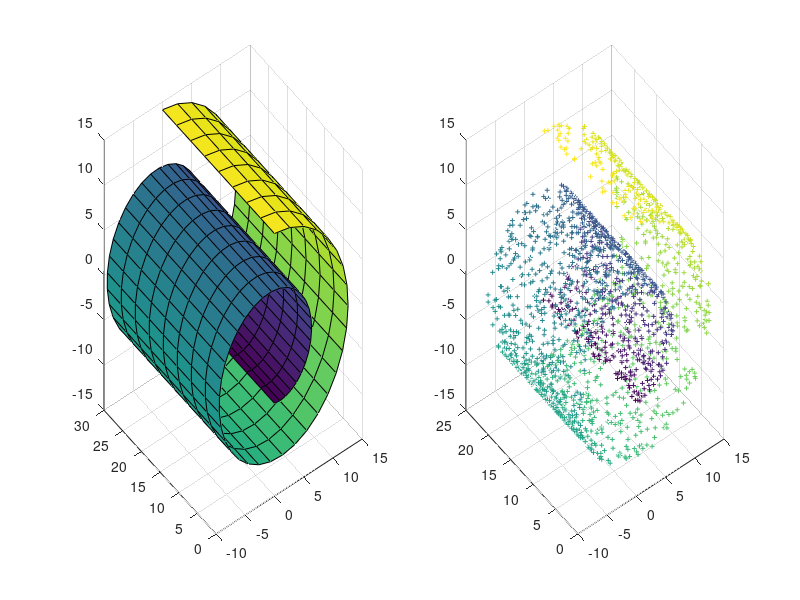

This chart was generated by the following MATLAB code: (Note: this script raises an error after producing the figure.)
clear;
close all;
clc;

% SWISS ROLL DATASET

N=2000;
K=12;
d=2;


% PLOT TRUE MANIFOLD
tt0 = (3*pi/2)*(1+2*[0:0.02:1]);
hh = [0:0.125:1]*30;
xx = (tt0.*cos(tt0))'*ones(size(hh));
yy = ones(size(tt0))'*hh;
zz = (tt0.*sin(tt0))'*ones(size(hh));
cc = tt0'*ones(size(hh));

subplot(1,2,1);
surf(xx,yy,zz,cc);

% GENERATE SAMPLED DATA
tt = (3*pi/2)*(1+2*rand(1,N));
height = 21*rand(1,N);
X = [tt.*cos(tt); height; tt.*sin(tt)];

% SCATTERPLOT OF SAMPLED DATA
subplot(1,2,2);
scatter3(X(1,:),X(2,:),X(3,:),12,tt,'+');

%% RUN LLE ALGORITHM
% Y=lle(X,K,d);
Y=lle_lite(X,K,d);
% SCATTERPLOT OF EMBEDDING
figure;
subplot(1,2,1);
scatter(Y(2,:),Y(1,:),12,tt,'+');


%% PCA dimensionality reduction
C = double(X * X');
[V, D] = eig(C);
D = diag(D); % perform PCA on features matrix 
conf.V_pca = V(:, 1:d);
Y = conf.V_pca' * X;
subplot(1,2,2);
scatter(Y(1,:),Y(2,:),12,tt,'+');




